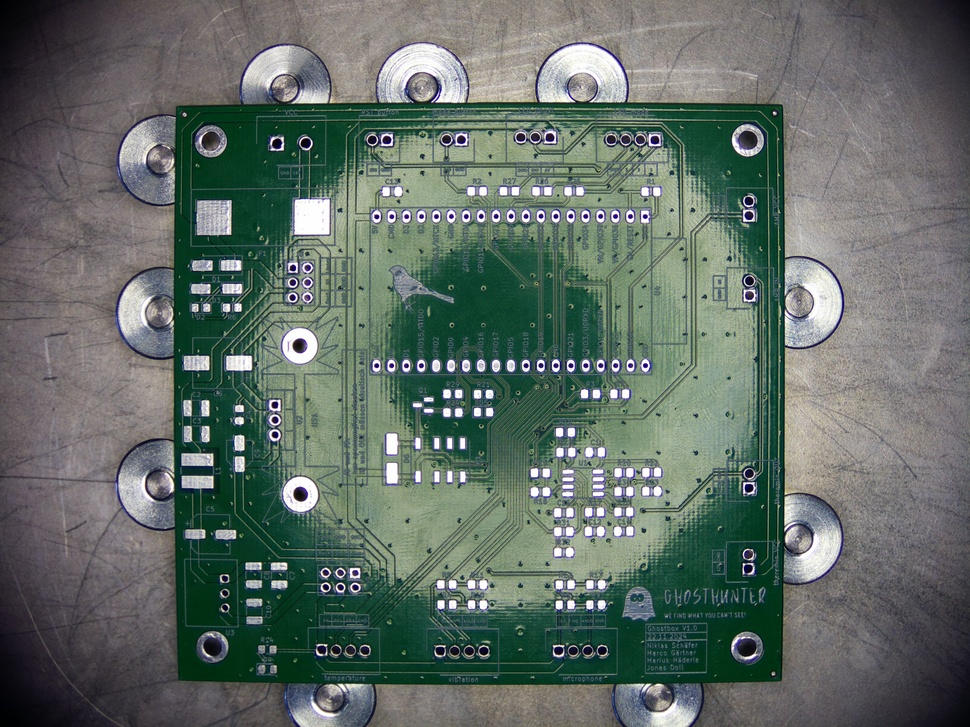
#> input picture Platinenprojekt/pictures/pcb.jpg, 970 x 727 px, shrunk from 4056 x 3040 before the run, found by its file name
$ python 'umwandlug _platine_annika.py'
#> lines starting #> are read from the running program, lines starting #| are printed output that depends on the picture; after the words box and inside, x2 and y2 are one past the last pixel; in counts of white or black regions, pixels touching at a corner belong together
from PIL import Image
import numpy as np
import cv2
from tqdm import tqdm  # Fortschrittsanzeige
def convert_to_black_white(filepath):
    try:
        # Bild laden und in RGB konvertieren
        img = Image.open(filepath).convert("RGB")
#> img is the input picture: PIL image 970x727 RGB; mean R, G, B 97.1, 108.5, 102
        #img = cv2.imread(filepath)
        # Bild als Numpy-Array laden
        img_array = np.array(img)
        lower_bound = 255 - white_tolerance
        white_mask = np.all(img_array >= [lower_bound, lower_bound, lower_bound], axis=-1)
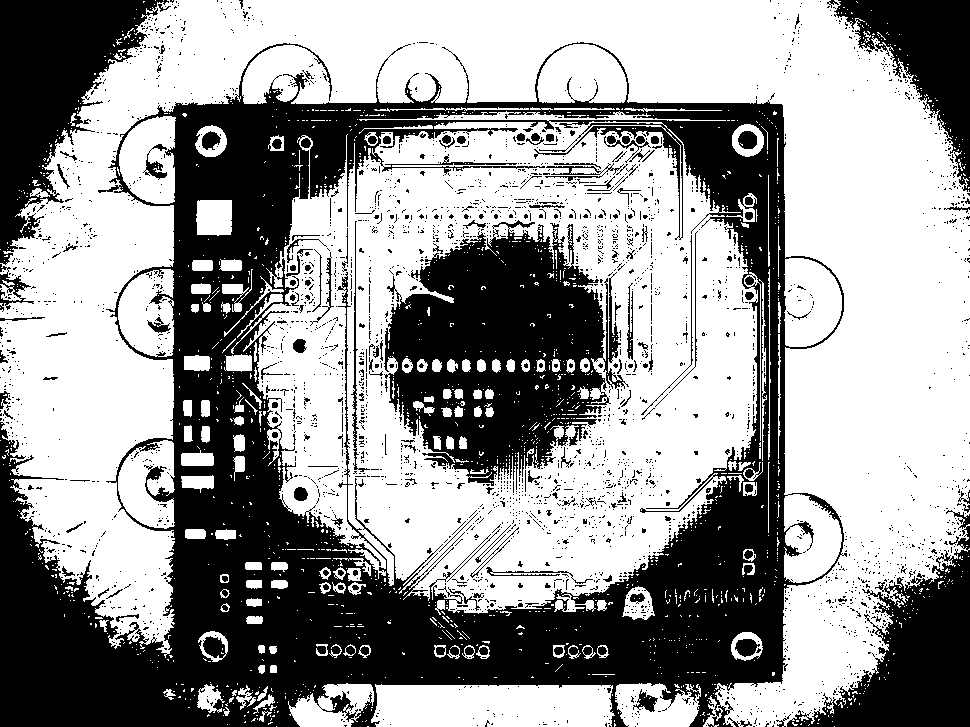
#> white_mask: shape (727, 970) bool; 59.7% white; 2959 black regions (2794 under 20 px), largest, box (x1, y1, x2, y2) and area: (0, 42, 847, 727) 179688, (384, 220, 629, 490) 38279, (0, 0, 169, 265) 19880
        img_array[white_mask] = [0, 0, 0]  # Setze weiße Pixel auf Schwarz
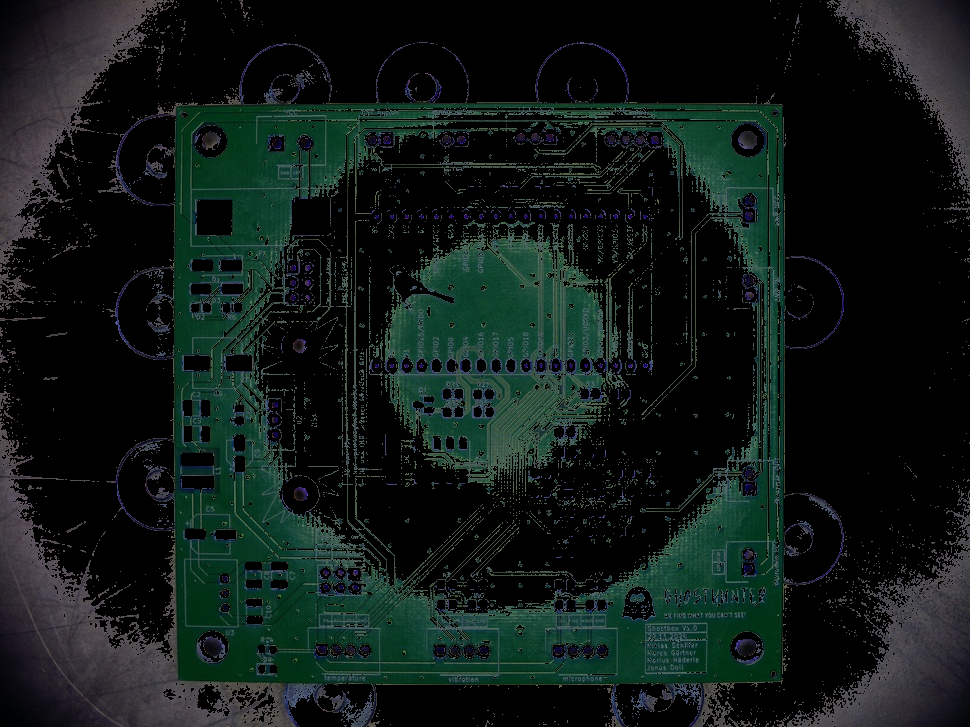
#> img_array: shape (727, 970, 3); mean R, G, B 15.8, 25.6, 22.8
        # Grün-Kanal extrahieren
        green_channel = img_array[:, :, 1]  # Grün ist der 2. Kanal (Index 1)
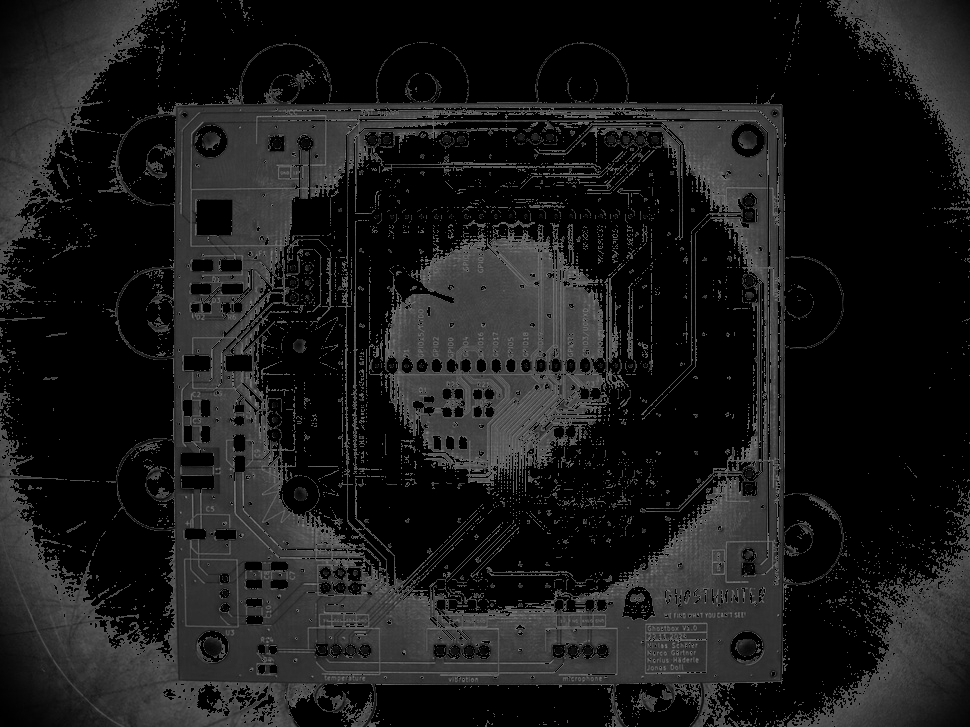
#> green_channel: shape (727, 970); min 0, max 129, mean 25.6
        # Schwarz-Weiß-Bild erstellen basierend auf dem Grün-Schwellenwert
        green_threshold = 75
        bw_array = np.where(green_channel > green_threshold, 0, 255).astype(np.uint8)
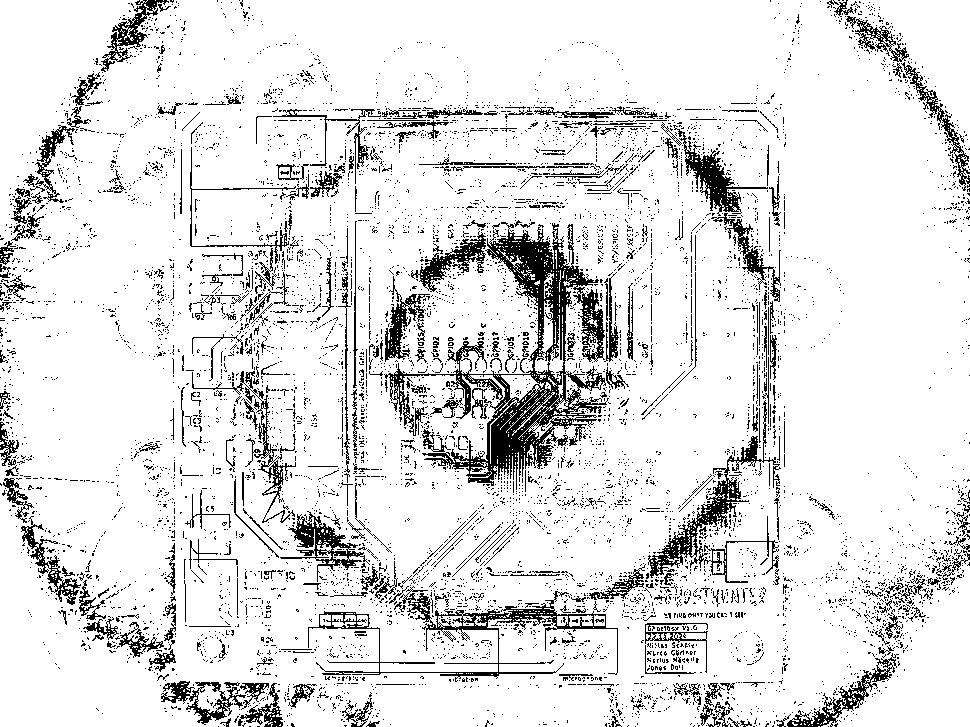
#> bw_array: shape (727, 970); 88.6% white; black in thin lines or dots
        # **Schritt 4: Weiße Randbereiche schwarz machen**
        print("Removing white border regions...")
        h, w = bw_array.shape
#> h = 727; w = 970
        mask = np.zeros((h + 2, w + 2), np.uint8)  # Flood-Fill benötigt ein erweitertes Maskenarray
        cv2.floodFill(bw_array, mask, (0, 0), 0)  # Starte Flood-Fill in der oberen linken Ecke
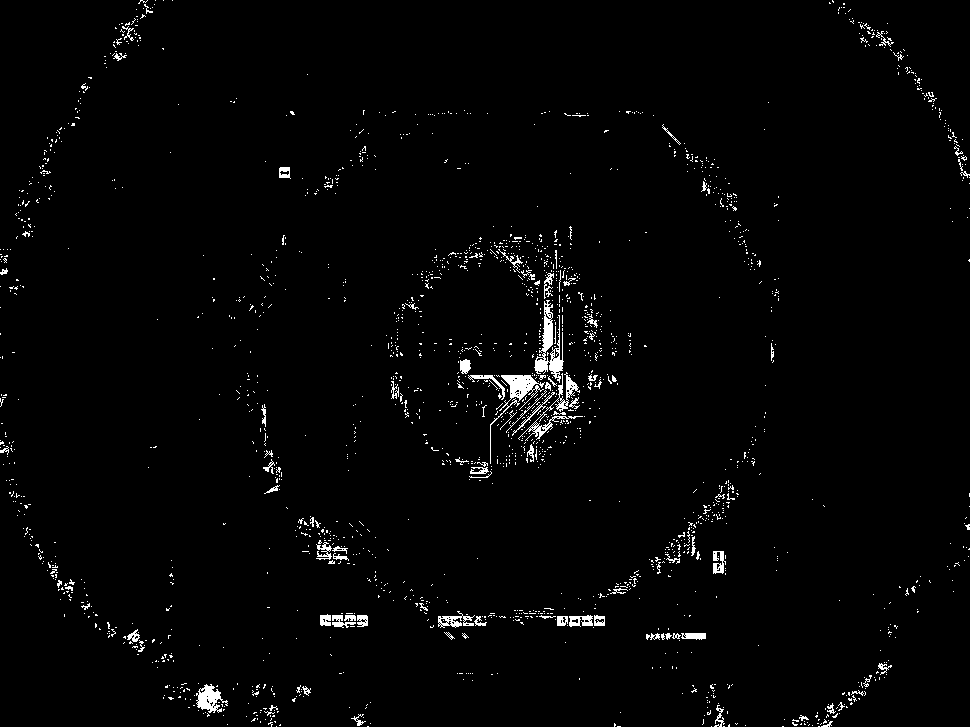
#> bw_array: shape (727, 970); 1.8% white in thin lines or dots

        # Schritt 5: Schrift entfernen (Konturen filtern)
        #print("Removing text regions...")
        #contours, _ = cv2.findContours(bw_array, cv2.RETR_EXTERNAL, cv2.CHAIN_APPROX_SIMPLE)
        #for contour in contours:
            #x, y, w, h = cv2.boundingRect(contour)
            #area = cv2.contourArea(contour)
            #aspect_ratio = w / float(h)
            #perimeter = cv2.arcLength(contour, True)
            # Seitenverhältnis prüfen (für Kreise nahe 1.0)
            #aspect_ratio = w / float(h)
            # Kompaktheit berechnen
            #compactness = 4 * np.pi * area / (perimeter * perimeter) if perimeter > 0 else 0

            # Bedingungen für "Schrift" (kleine, dünne Flächen)
            #if area < 300 or area > 1900 or aspect_ratio > 2 or aspect_ratio < 0.1:
                #cv2.drawContours(bw_array, [contour], -1, 0, thickness=-1)  # Kontur schwarz füllen
            # Bedingungen für Kreise
            #if 0.7 <= aspect_ratio <= 1.3 and compactness > 0.1:
                #cv2.drawContours(bw_array, [contour], -1, 0, thickness=-1)  # Kontur schwarz füllen


        # Zurück zu einem Bild konvertieren
        bw_img = Image.fromarray(bw_array, mode="L")
        # Schwarz-Weiß-Bild speichern
        bw_output_path = f"{filepath.rsplit('.', 1)[0]}_bw.png"
        bw_img.save(bw_output_path)
        print(f"Black and white image saved to {bw_output_path}")
    except Exception as e:
        print(f"An error occurred: {e}")
if __name__ == "__main__":
    # Pfad zur Bilddatei
    image_path = "/home/pi/Desktop/Platinenprojekt/pictures/pcb.jpg"
    white_tolerance = 170
    #min_area = 200
    convert_to_black_white(image_path)

$ run again, with Platinenprojekt/pictures/stencil.jpg copied over Platinenprojekt/pictures/pcb.jpg
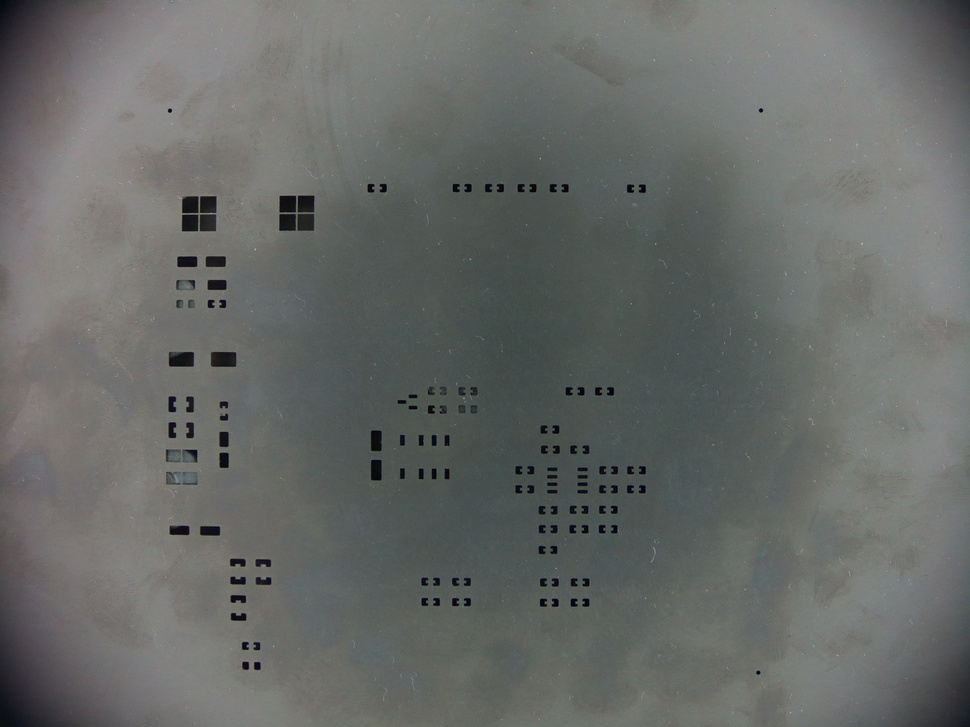
#> input picture Platinenprojekt/pictures/stencil.jpg, 970 x 727 px, shrunk from 4056 x 3040 before the run, found by its file name
#> in convert_to_black_white, img is the input picture: PIL image 970x727 RGB; mean R, G, B 103, 105.8, 103.4
#> in convert_to_black_white, `white_mask = np.all(img_array >= [lower_bound, lower_bound, lower_boun..`:
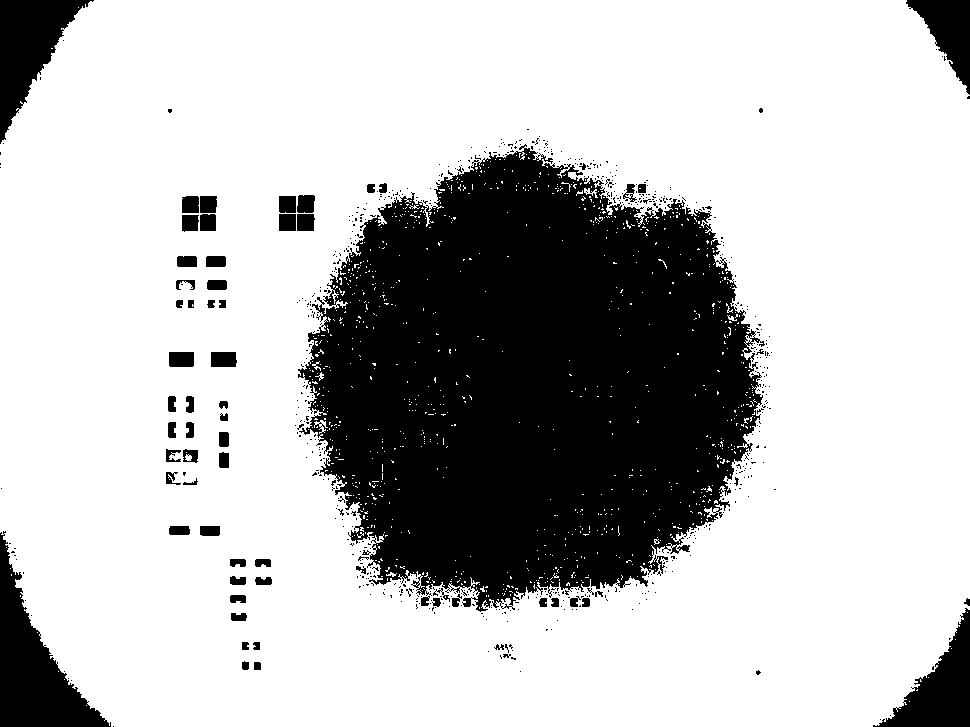
#> white_mask: shape (727, 970) bool; 74.1% white; 681 black regions (612 under 20 px), largest, box (x1, y1, x2, y2) and area: (298, 144, 765, 612) 151025, (0, 531, 111, 727) 8470, (0, 0, 94, 144) 5964
#> in convert_to_black_white, `cv2.floodFill(bw_array, mask, (0, 0), 0)`:
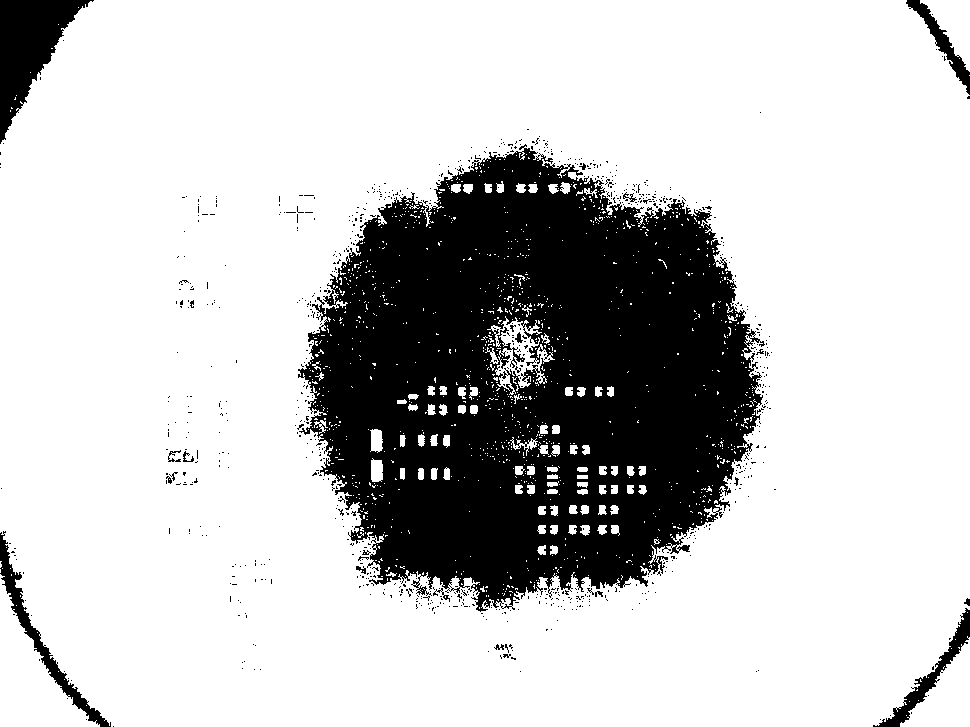
#> bw_array: shape (727, 970); 77.8% white; 861 black regions (837 under 20 px), largest, box (x1, y1, x2, y2) and area: (298, 144, 765, 612) 142687, (0, 0, 94, 144) 5952, (0, 531, 111, 727) 2242
